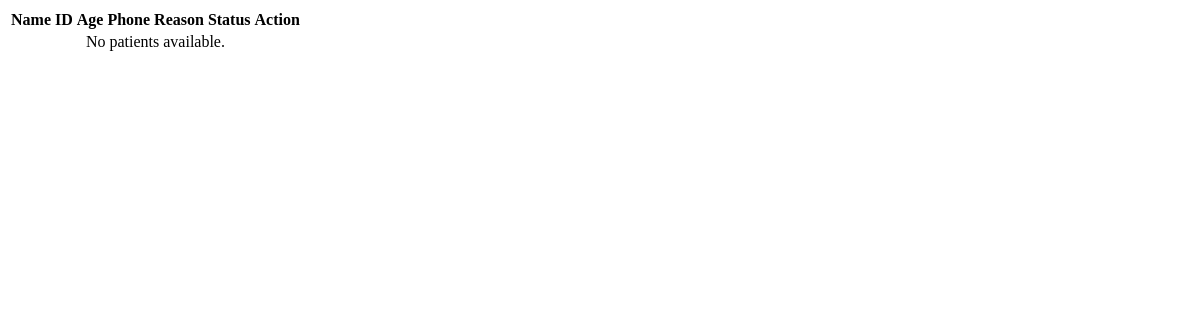
/secretary/patients/table/ (signed in), run on an earlier commit of the app's database.
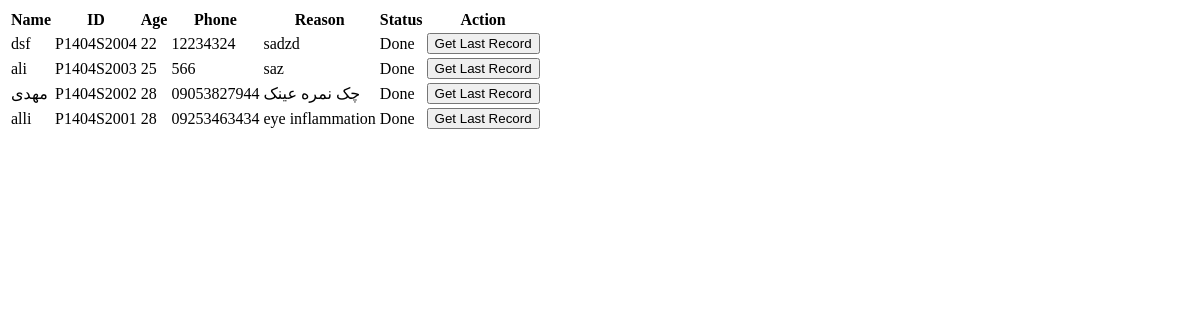
And on a later commit of the database.
### secretary/models.py (models this page shows, shortened)
class Patient(models.Model):
    STATUS_CHOICES = [
        ("waiting", "Waiting (Secretary list)"),
        ("accepted", "Accepted (Doctor list)"),
        ("done", "Done (Removed from both lists)"),
    ]
    patient_id = models.CharField(max_length=20, unique=True, editable=False)
    name = models.CharField(max_length=100)
    family_name = models.CharField(max_length=100)
    phone = models.CharField(max_length=15, blank=True, null=True)
    age = models.PositiveIntegerField()
    gender = models.CharField(max_length=1, choices=[('M','Male'),('F','Female')])
    melli_code = models.CharField(max_length=10,unique=True, blank=True, null=True)
    reason = models.TextField()
    status = models.CharField(max_length=20, choices=STATUS_CHOICES, default='waiting')
    created_at = models.DateTimeField(default=timezone.now)  # ✅ Correct

### secretary/views.py (the view)
# urls.py: path("patients/table/", views.patients_table_partial, name="patients_table_partial"),
@login_required
@user_passes_test(is_secretary_doctor_admin)
def patients_table_partial(request):
    start_date = request.GET.get('start_date')
    end_date = request.GET.get('end_date')
    status = request.GET.get('status')
    patients = Patient.objects.all().order_by('-id')
    if start_date:
        patients = patients.filter(created_at__date__gte=start_date)
    if end_date:
        patients = patients.filter(created_at__date__lte=end_date)
    if status and status != "all":
        patients = patients.filter(status=status)
    return render(request, "secretary/patients_table.html", {"patients": patients})

### secretary/views.py (called while the page is built)
def is_secretary_doctor_admin(user):
    return (
        user.is_superuser
        or user.groups.filter(name__in=["secretary", "doctor"]).exists()
    )

### secretary/templates/secretary/patients_table.html (shortened to what this page needs)
<table>
    <thead>
        <tr>
            <th>Name</th>
            <th>ID</th>
            <th>Age</th>
            <th>Phone</th>
            <th>Reason</th>
            <th>Status</th>
            <th>Action</th>
        </tr>
    </thead>
    <tbody>
        {% for patient in patients %}
        <tr id="patient-{{ patient.id }}">
            <td>{{ patient.name }}</td>
            <td>{{ patient.patient_id }}</td>
            <td>{{ patient.age }}</td>
            <td>{{ patient.phone }}</td>
            <td>{{ patient.reason }}</td>
            <td class="
                {% if patient.status == 'waiting' %}status-waiting{% elif patient.status == 'accepted' %}status-accepted{% elif patient.status == 'done' %}status-done{% endif %}
            ">{{ patient.status|capfirst }}</td>
            <td>
                {% if patient.status == "done" %}
                <form method="POST" action="{% url 'secretary:get_patient_last_refraction' patient.patient_id %}" style="display:inline;">
                    <button type="submit" class="get-lr-button">Get Last Record</button>
                </form>
                {% endif %}
            </td>
        </tr>
        {% empty %}
        <tr>
            <td colspan="7" style="text-align:center;">No patients available.</td>
        </tr>
        {% endfor %}
    </tbody>
</table>

What changed in the data, as far as the page shows it:
added Patient: name "dsf", patient_id "P1404S2004", age "22", phone "12234324", reason "sadzd", status "Done", shows "Get Last Record"
added Patient: name "ali", patient_id "P1404S2003", age "25", phone "566", reason "saz", status "Done", shows "Get Last Record"
added Patient: name "مهدی", patient_id "P1404S2002", age "28", phone "09053827944", reason "چک نمره عینک", status "Done", shows "Get Last Record"
added Patient: name "alli", patient_id "P1404S2001", age "28", phone "09253463434", reason "eye inflammation", status "Done", shows "Get Last Record"
Also different on the page:
text no longer shown: "No patients available."
